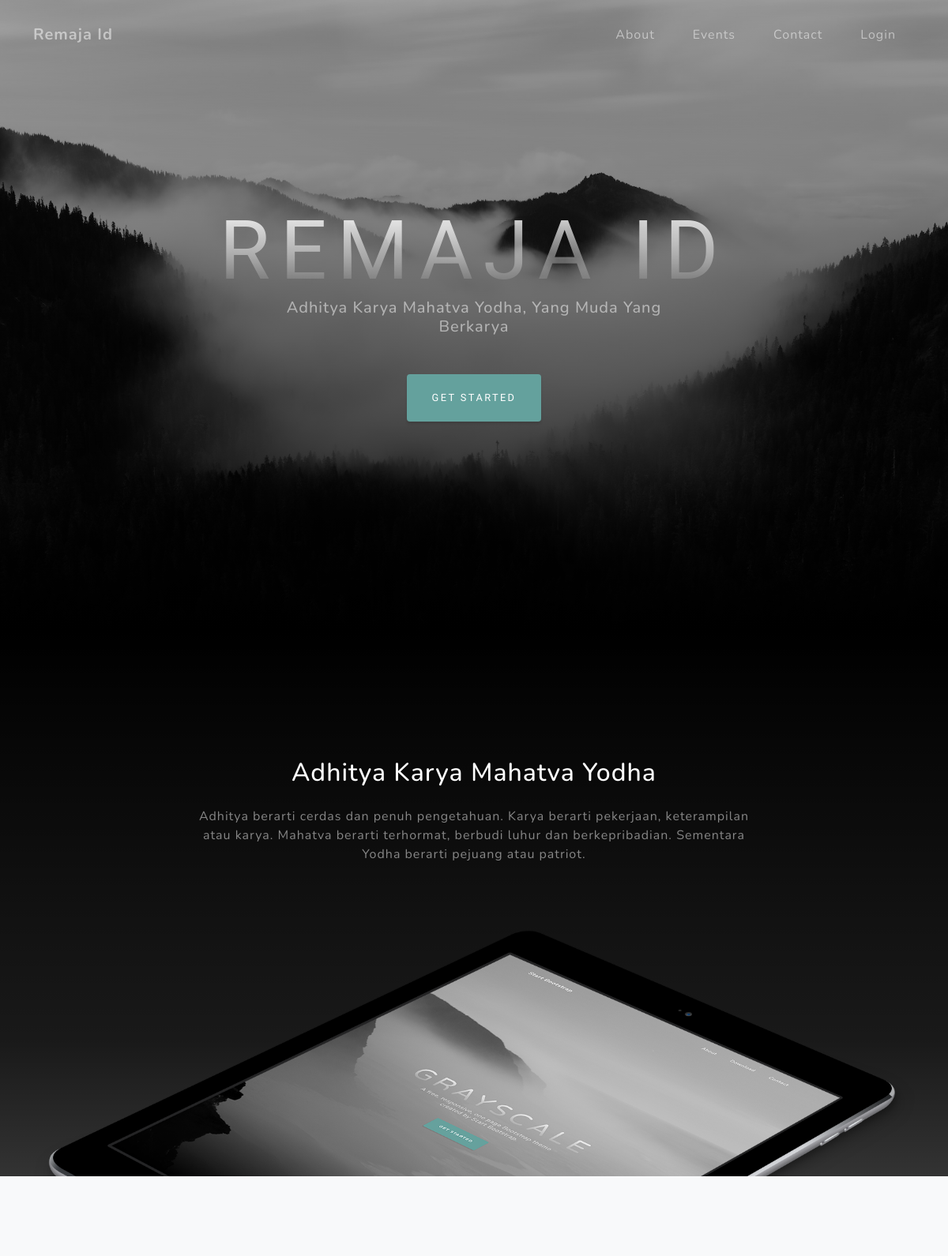
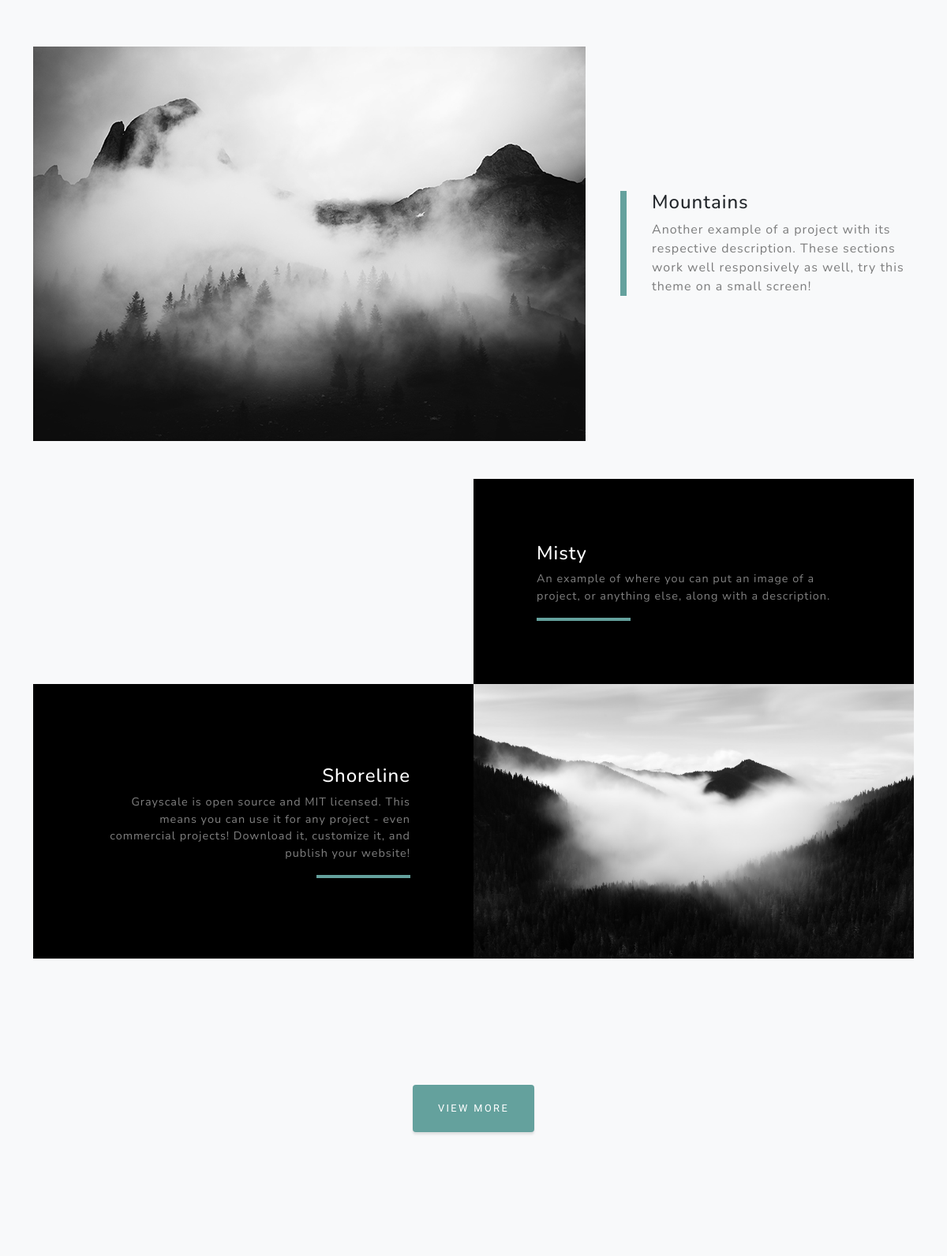
The page / (upper part) on the database its author committed (2 pictures, top to bottom).
### tables this page shows
CREATE TABLE `kegiatan` (
  `id` int(11) NOT NULL,
  `nama` varchar(100) DEFAULT NULL,
  `tanggal` date DEFAULT NULL,
  `deskripsi` text DEFAULT NULL,
  `image` varchar(200) DEFAULT NULL,
  `status_delete` tinyint(1) DEFAULT 0
);

### application/controllers/Welcome.php (called while the page is built, shortened)
<?php
class Welcome extends CI_Controller {
	public function index()
	{
		$this->load->view('welcome_message2');
	}
}

### index.php (called while the page is built, shortened)
<?php
require_once BASEPATH.'core/CodeIgniter.php';

### application/views/welcome_message2.php (the view, shortened to what this page needs)
<!DOCTYPE html>
<html lang="en">
    <head>
        <link href="<?= base_url() ?>assets/css/styles.css" rel="stylesheet" />
    </head>
    <body id="page-top">
        <nav class="navbar navbar-expand-lg navbar-light fixed-top" id="mainNav">
            <div class="container">
                <a class="navbar-brand js-scroll-trigger" href="#page-top">Remaja Id</a>
                <div class="collapse navbar-collapse" id="navbarResponsive">
                    <ul class="navbar-nav ml-auto">
                        <li class="nav-item"><a class="nav-link js-scroll-trigger" href="#about">About</a></li>
                        <li class="nav-item"><a class="nav-link js-scroll-trigger" href="#events">Events</a></li>
                        <li class="nav-item"><a class="nav-link js-scroll-trigger" href="#contact">Contact</a></li>
                        <li class="nav-item"><a class="nav-link js-scroll-trigger" href="<?= base_url() ?>Login">Login</a></li>
                    </ul>
                </div>
            </div>
        </nav>
        <header class="masthead">
            <div class="container d-flex h-100 align-items-center">
                <div class="mx-auto text-center">
                    <h1 class="mx-auto my-0 text-uppercase">REMAJA ID</h1>
                    <h2 class="text-white-50 mx-auto mt-2 mb-5">Adhitya Karya Mahatva Yodha, Yang Muda Yang Berkarya</h2>
                    <a class="btn btn-primary js-scroll-trigger" href="#about">Get Started</a>
                </div>
            </div>
        </header>
        <section class="about-section text-center" id="about">
            <div class="container">
                <div class="row">
                    <div class="col-lg-8 mx-auto">
                        <h2 class="text-white mb-4">Adhitya Karya Mahatva Yodha</h2>
                        <p class="text-white-50">
                        Adhitya berarti cerdas dan penuh pengetahuan. Karya berarti pekerjaan, keterampilan atau karya. Mahatva berarti terhormat, berbudi luhur dan berkepribadian. Sementara Yodha berarti pejuang atau patriot.
                        </p>
                    </div>
                </div>
                <img class="img-fluid" src="<?= base_url() ?>assets/img/ipad.png" alt="" />
            </div>
        </section>
        <section class="projects-section bg-light" id="events">
            <?php $kegiatan = $this->db->query("SELECT * FROM kegiatan WHERE status_delete = 0 ORDER BY tanggal desc LIMIT 3")->result_array(); ?>
            <div class="container">
                <div class="row align-items-center no-gutters mb-4 mb-lg-5">
                    <div class="col-xl-8 col-lg-7"><img class="img-fluid mb-3 mb-lg-0" src="<?= base_url() ?>assets/image/kegiatan/<?= $kegiatan[0]['image'] ?>" alt="" /></div>
                    <div class="col-xl-4 col-lg-5">
                        <div class="featured-text text-center text-lg-left">
                            <h4><?= $kegiatan[0]['nama'] ?></h4>
                            <p class="text-black-50 mb-0"><?= $kegiatan[0]['deskripsi'] ?></p>
                        </div>
                    </div>
                </div>
                <div class="row justify-content-center no-gutters mb-5 mb-lg-0">
                    <div class="col-lg-6"><img class="img-fluid" src="<?= base_url() ?>assets/image/kegiatan/<?= $kegiatan[1]['image'] ?>" alt="" /></div>
                    <div class="col-lg-6">
                        <div class="bg-black text-center h-100 project">
                            <div class="d-flex h-100">
                                <div class="project-text w-100 my-auto text-center text-lg-left">
                                    <h4 class="text-white"><?= $kegiatan[1]['nama'] ?></h4>
                                    <p class="mb-0 text-white-50"><?= $kegiatan[1]['deskripsi'] ?></p>
                                    <hr class="d-none d-lg-block mb-0 ml-0" />
                                </div>
                            </div>
                        </div>
                    </div>
                </div>
                <div class="row justify-content-center no-gutters">
                    <div class="col-lg-6"><img class="img-fluid" src="<?= base_url() ?>assets/image/kegiatan/<?= $kegiatan[2]['image'] ?>" alt="" /></div>
                    <div class="col-lg-6 order-lg-first">
                        <div class="bg-black text-center h-100 project">
                            <div class="d-flex h-100">
                                <div class="project-text w-100 my-auto text-center text-lg-right">
                                    <h4 class="text-white"><?= $kegiatan[2]['nama'] ?></h4>
                                    <p class="mb-0 text-white-50"><?= $kegiatan[2]['deskripsi'] ?></p>
                                    <hr class="d-none d-lg-block mb-0 mr-0" />
                                </div>
                            </div>
                        </div>
                    </div>
                </div>
                <div class="container d-flex h-100 align-items-center" style="padding-top: 10rem">
                    <div class="mx-auto text-center">
                        <a class="btn btn-primary js-scroll-trigger" href="<?= base_url() ?>welcome/view_all/">View more</a>
                    </div>
                </div>
            </div>
        </section>
    </body>
</html>

### rows shown on the page
kegiatan: image (picture), nama "Mountains", deskripsi "Another example of a project with its respective description. These sections work well responsively as well, try this theme on a small screen!"
kegiatan: nama "Misty", deskripsi "An example of where you can put an image of a project, or anything else, along with a description."
kegiatan: image (picture), nama "Shoreline", deskripsi "Grayscale is open source and MIT licensed. This means you can use it for any project - even commercial projects! Download it, customize it, and publish your website!"
